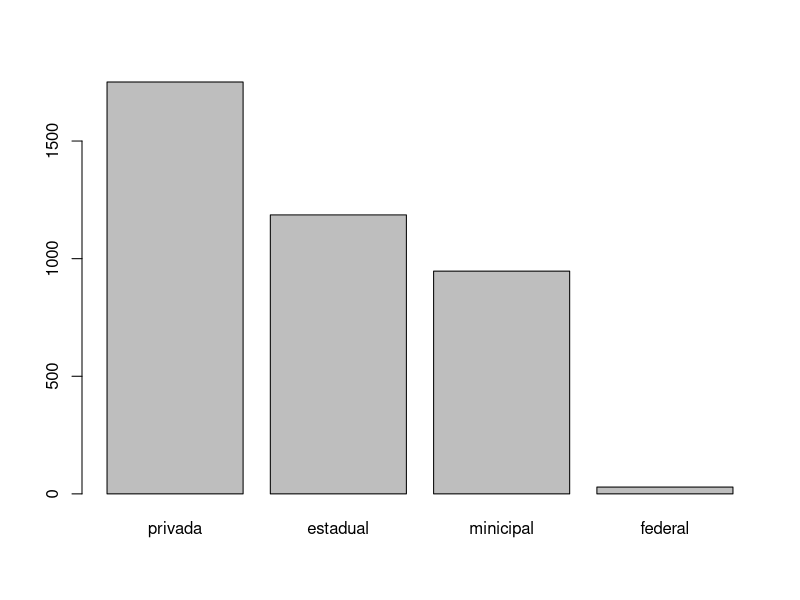
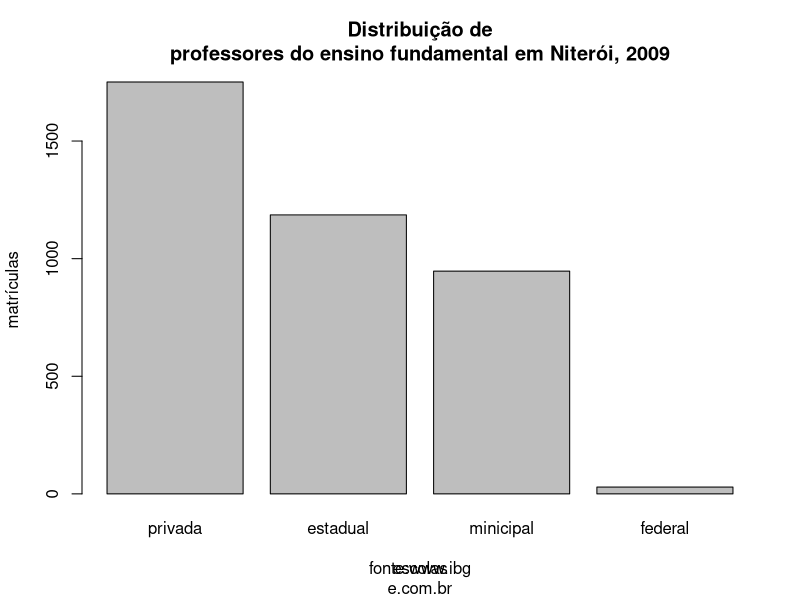

Write the R code that produced these figures, in order.
prof<-c(1751,1186,947,29)

escola<-c("privada", "estadual", "minicipal", "federal")

barplot(prof, names.arg=escola)

barplot(prof, names.arg=escola,main="Distribuição de
professores do ensino fundamental em Niterói, 2009",ylab="matrículas",xlab="escolas",sub="fonte:www.ibg
e.com.br")

